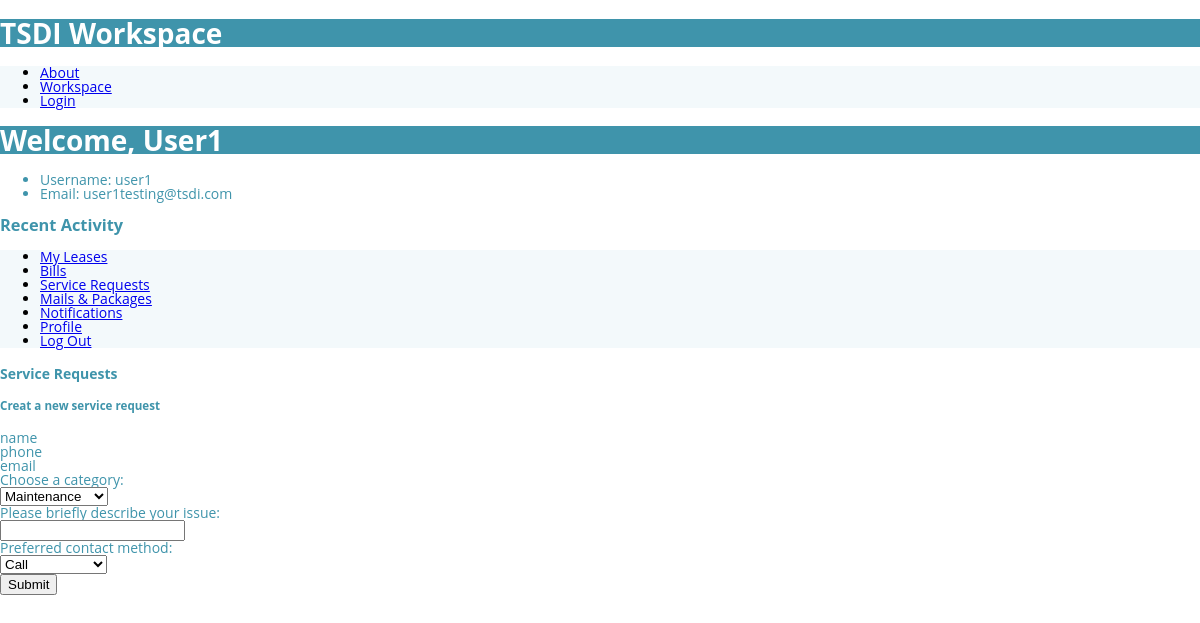
The app's page /service_requests (signed in), older data.
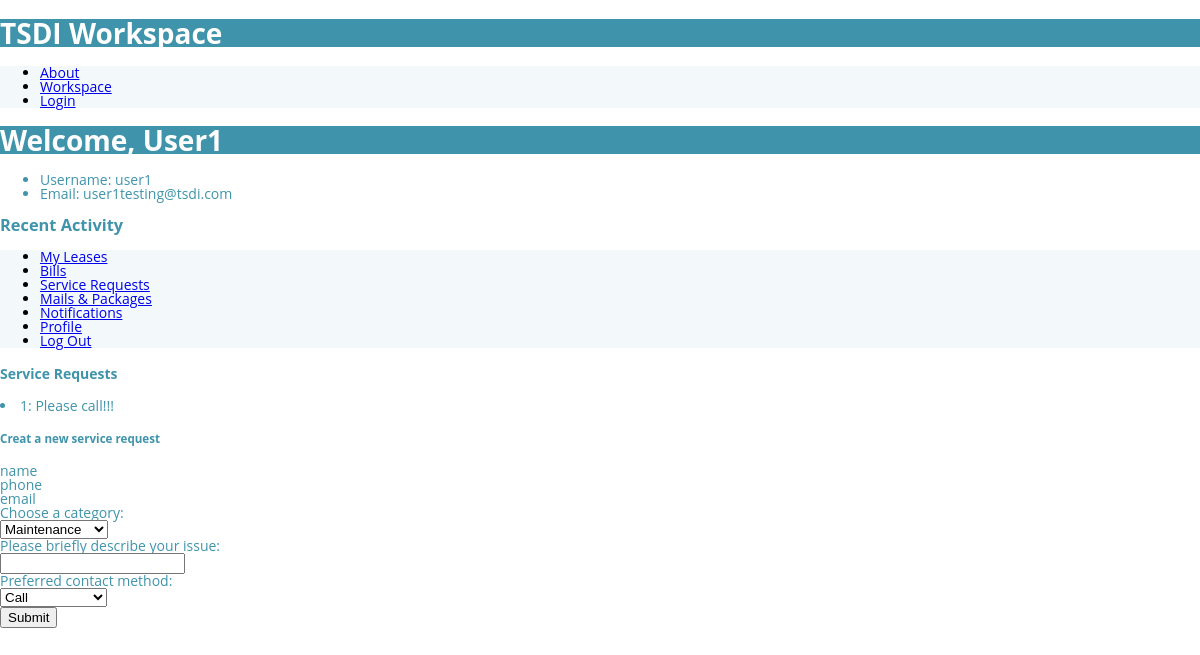
The same page, newer data.
### main/models.py (models this page shows, shortened)
class ServiceRequest(models.Model):
    lessee = models.ForeignKey(settings.AUTH_USER_MODEL, on_delete=models.SET_NULL, null=True)
    date = models.DateField()
    description = models.TextField()
    solved = models.BooleanField()

### main/views.py (the view)
# urls.py: path("service_requests", views.serviceRequests, name="serviceRequests"),
def serviceRequests(request):
    if not request.user.is_authenticated:
        return HttpResponseRedirect(reverse("login"))
    return render(request, "main/service_requests.html", {
        "serviceRequests": ServiceRequest.objects.filter(lessee=request.user)
    })

### main/templates/main/service_requests.html (shortened to what this page needs)
{% extends "main/portal.html" %}
{% block sideMenuContent %}
    <h4>Service Requests</h4>
    {% for serviceRequest in serviceRequests %}
        <li>{{ serviceRequest.id }}: {{ serviceRequest.description }}</li>
    {% endfor %}
    <h5>Creat a new service request</h5>
    name<br />
    phone<br />
    email<br />
    <form action="{% url 'serviceRequests' %}" method="post">
        <label for="category">Choose a category:</label><br />
        <select name="category">
            <option>Maintenance</option>
        </select><br />
        <label for="description">Please briefly describe your issue:</label><br />
        <input type="text" name="description" ><br />
        <label for="contactMethod">Preferred contact method:</label><br />
        <select name="contactMethod">
            <option>Call</option>
        </select><br />
        <input type="submit">
    </form>
{% endblock %}

Row changes from the older to the newer data that the page shows:
added ServiceRequest: id "1", description "Please call!!!"
